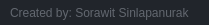
              <widget class="QFrame" name="frame_grip">
               <property name="minimumSize">
                <size>
                 <width>0</width>
                 <height>25</height>
                </size>
               </property>
               <property name="maximumSize">
                <size>
                 <width>16777215</width>
                 <height>25</height>
                </size>
               </property>
               <property name="styleSheet">
                <string notr="true">background-color: rgb(33, 37, 43);</string>
               </property>
               <property name="frameShape">
                <enum>QFrame::NoFrame</enum>
               </property>
               <property name="frameShadow">
                <enum>QFrame::Raised</enum>
               </property>
               <layout class="QHBoxLayout" name="horizontalLayout_6">
                <property name="spacing">
                 <number>0</number>
                </property>
                <property name="leftMargin">
                 <number>0</number>
                </property>
                <property name="topMargin">
                 <number>0</number>
                </property>
                <property name="rightMargin">
                 <number>2</number>
                </property>
                <property name="bottomMargin">
                 <number>0</number>
                </property>
                <item>
                 <widget class="QFrame" name="frame_label_bottom">
                  <property name="frameShape">
                   <enum>QFrame::NoFrame</enum>
                  </property>
                  <property name="frameShadow">
                   <enum>QFrame::Raised</enum>
                  </property>
                  <layout class="QHBoxLayout" name="horizontalLayout_7">
                   <property name="spacing">
                    <number>0</number>
                   </property>
                   <property name="leftMargin">
                    <number>10</number>
                   </property>
                   <property name="topMargin">
                    <number>0</number>
                   </property>
                   <property name="rightMargin">
                    <number>10</number>
                   </property>
                   <property name="bottomMargin">
                    <number>0</number>
                   </property>
                   <item>
                    <widget class="QLabel" name="label_credits">
                     <property name="font">
                      <font>
                       <family>Segoe UI</family>
                      </font>
                     </property>
                     <property name="styleSheet">
                      <string notr="true">color: rgb(98, 103, 111);</string>
                     </property>
                     <property name="text">
                      <string>Created by: Sorawit Sinlapanurak</string>
                     </property>
                    </widget>
                   </item>
                   <item>
                    <widget class="QLabel" name="label_version">
                     <property name="maximumSize">
                      <size>
                       <width>100</width>
                       <height>16777215</height>
                      </size>
                     </property>
                     <property name="font">
                      <font>
                       <family>Segoe UI</family>
                      </font>
                     </property>
                     <property name="styleSheet">
                      <string notr="true">color: rgb(98, 103, 111);</string>
                     </property>
                     <property name="text">
                      <string/>
                     </property>
                     <property name="alignment">
                      <set>Qt::AlignRight|Qt::AlignTrailing|Qt::AlignVCenter</set>
                     </property>
                    </widget>
                   </item>
                  </layout>
                 </widget>
                </item>
                <item>
                 <widget class="QFrame" name="frame_size_grip">
                  <property name="maximumSize">
                   <size>
                    <width>20</width>
                    <height>20</height>
                   </size>
                  </property>
                  <property name="styleSheet">
                   <string notr="true">QSizeGrip {
	background-image: url(:/16x16/icons/16x16/cil-size-grip.png);
	background-position: center;
	background-repeat: no-reperat;
}</string>
                  </property>
                  <property name="frameShape">
                   <enum>QFrame::NoFrame</enum>
                  </property>
                  <property name="frameShadow">
                   <enum>QFrame::Raised</enum>
                  </property>
                 </widget>
                </item>
               </layout>
              </widget>
